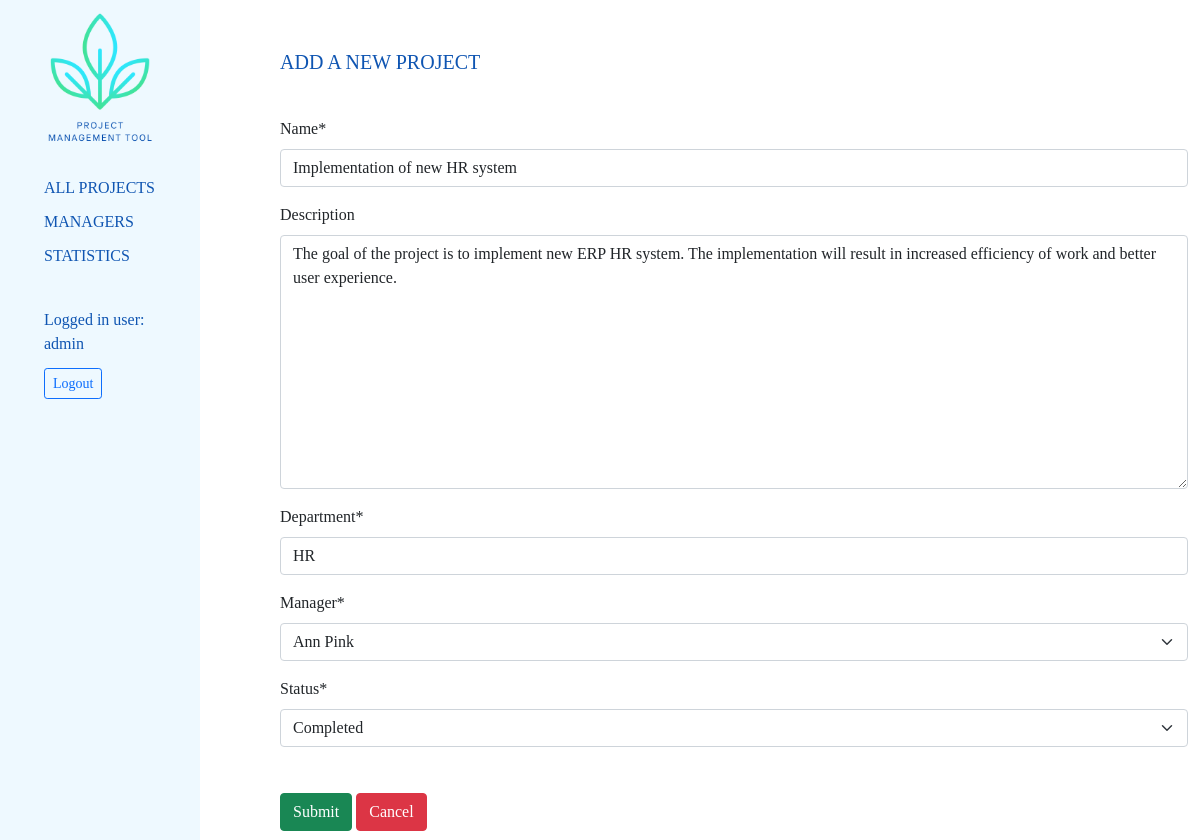
The app's page /projects/3/projectdetails/update/ (signed in) with its own data.
### projectmanagement_app/models.py (models this page shows, shortened)
class Project(models.Model):
    name = models.CharField(max_length=100, unique=True)
    description = models.TextField(null=True, blank=True)
    department = models.CharField(max_length=100)
    manager = models.ForeignKey(ProjectManager, on_delete=models.PROTECT, null=True)
    PROJECT_STATUS = (
        ('NS', 'Not started'),
        ('IP', 'In Progress'),
        ('CO', 'Completed'),
        ('CA', 'Cancelled'),
    )
    status = models.CharField(
        max_length=2,
        choices=PROJECT_STATUS,
        default='NS',
    )

class ProjectManager(models.Model):
    name = models.CharField(max_length=100)
    department = models.CharField(max_length=100)
    def __str__(self):
        return self.name

### projectmanagement_app/views.py (the view, shortened to what this page needs)
# urls.py: path("projects/<int:pk>/projectdetails/update/", views.ProjectUpdate.as_view(), name="project-update"),
class ProjectUpdate(PermissionRequiredMixin, UpdateView):
    permission_required = 'projectmanagement_app.change_project'
    model = Project
    fields = [
        "name",
        "description",
        "department",
        "manager",
        "status",
    ]

### projectmanagement_app/templates/projectmanagement_app/project_form.html (shortened to what this page needs)
{% extends "base.html" %}
{% load crispy_forms_tags %}
{% block content %}
<h4>ADD A NEW PROJECT</h4>
<form method="post">
    {{ form|crispy }}
    <div style="padding-top:30px;">
        <button type="submit" class="btn btn-success">Submit</button>
        <button class="btn btn-danger" onclick="location.href='{% url "index" %}';">Cancel</button>
    </div>
</form>
{% endblock %}

### projectmanagement_app/templates/base.html (shortened to what this page needs)
<!DOCTYPE html>
<html lang="en">
<head>
    {% load static %}
    <link rel="stylesheet" href="https://cdn.jsdelivr.net/npm/bootstrap@5.1.3/dist/css/bootstrap.min.css">
    <link rel="stylesheet" href="https://cdn.jsdelivr.net/npm/bootstrap-icons@1.5.0/font/bootstrap-icons.css" />
    <link rel="stylesheet" href="{% static 'css/styles.css' %}">
</head>
<body>
    <div class="container-fluid" style="height: 70vw;">
        <div class="row h-100">
            <div class="col-sm-2" style="background-color:#eef9ff">
                {% block sidebar %}
                    <img class="img-fluid" src="{% static 'logo.png'%}" alt="Project Management Logo" onclick="location.href='{% url "index" %}'" style="cursor: pointer;">
                    <div class="borderless" style="color: #0F55B2;">
                        <ul>
                            <li style="padding-bottom:10px;"><a href="{% url 'index' %}" class="text-decoration-none">ALL PROJECTS</a></li>
                            <li style="padding-bottom:10px;"><a href="{% url 'projectmanager-list' %}" class="text-decoration-none">MANAGERS</a></li>
                            <li style="padding-bottom:40px;"><a href="{% url 'statistics' %}" class="text-decoration-none">STATISTICS</a></li>
                            {% if user.is_authenticated %}
                                <li style="padding-bottom:12px;">Logged in user:<br>{{ user }}</li>
                                <li><a class="btn btn-outline-primary btn-sm" href="{% url 'logout'%}?next={{request.path}}">Logout</a></li>
                            {% else %}
                                <li><a class="btn btn-outline-primary btn-sm" href="{% url 'login'%}?next={{request.path}}">Login</a></li>
                        {% endif %}
                        </ul>
                    </div>
                {% endblock %}
            </div>
            <div class="col-sm-10" style="padding-left: 80px; padding-top: 50px;">
                <div>
                    {% block content %}
                    {% endblock %}
                </div>
            </div>
        </div>
    </div>
</body>
</html>

### projectmanagement_app/static/css/styles.css (style rules this page uses)
body { font-family: Calibri; }
h4 { color: #0F55B2; padding-bottom: 35px; font-size: 20px; }
ul { list-style-type: none; }
a { color: #0F55B2; }

### records on screen
Project: name "Implementation of new HR system", description "The goal of the project is to implement new ERP HR system. The implementation will result in increased efficiency of work and better user experience.", department "HR", manager "Ann Pink", status "Completed"

### other values on screen
{{ user }} "admin"
